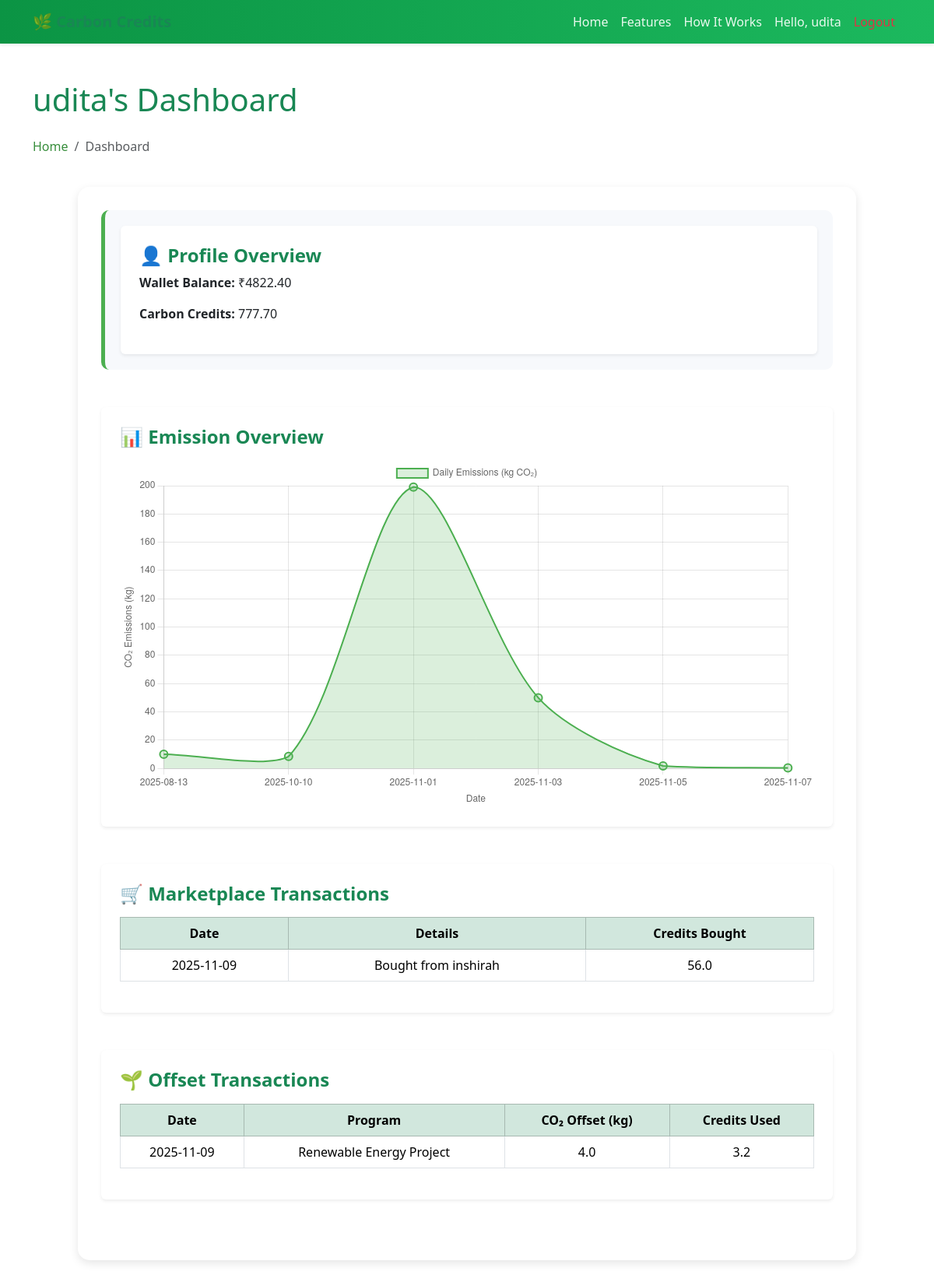
The page /dashboard (signed in) on the database its author committed.
### models.py (models this page shows)
class User(db.Model, UserMixin):
    id = db.Column(db.Integer, primary_key=True)
    username = db.Column(db.String(80), unique=True, nullable=False)
    password = db.Column(db.String(200), nullable=False)
    credits = db.Column(db.Float, default=1000.0)
    wallet_balance = db.Column(db.Float, default=5000.0)

class Transaction(db.Model):
    id = db.Column(db.Integer, primary_key=True)
    buyer_id = db.Column(db.Integer, db.ForeignKey("user.id"), nullable=False)
    seller_id = db.Column(db.Integer, db.ForeignKey("user.id"), nullable=False)
    credits_transferred = db.Column(db.Float, nullable=False)
    total_amount = db.Column(db.Float, nullable=False)
    created_at = db.Column(db.DateTime, default=datetime.utcnow)
    buyer = db.relationship("User", foreign_keys=[buyer_id], backref="purchases")
    seller = db.relationship("User", foreign_keys=[seller_id], backref="sales")

class OffsetTransaction(db.Model):
    id = db.Column(db.Integer, primary_key=True)
    user_id = db.Column(db.Integer, db.ForeignKey("user.id"), nullable=False)
    program_id = db.Column(db.Integer, db.ForeignKey("offset_program.id"), nullable=False)
    co2_offset = db.Column(db.Float, nullable=False)
    credits_used = db.Column(db.Float, nullable=False)
    created_at = db.Column(db.DateTime, default=datetime.utcnow)
    user = db.relationship("User", backref="offset_transactions")
    program = db.relationship("OffsetProgram", backref="transactions")

class OffsetProgram(db.Model):
    id = db.Column(db.Integer, primary_key=True)
    name = db.Column(db.String(100), nullable=False)
    description = db.Column(db.Text, nullable=False)
    rate_per_kg = db.Column(db.Float, nullable=False)  # credits required per kg CO2
    created_at = db.Column(db.DateTime, default=datetime.utcnow)
    image = db.Column(db.String(200), nullable=True)

### app.py (the view)
@app.route('/dashboard')
@login_required
def dashboard():
    user = current_user
    emission_records = (
    db.session.query(EmissionRecord.date, func.sum(EmissionRecord.emission_value))
    .filter(EmissionRecord.user_id == user.id)
    .group_by(EmissionRecord.date)
    .order_by(EmissionRecord.date.asc())
    .all()
)
    emission_data = [
        {"date": e[0].strftime("%Y-%m-%d"), "amount": round(e[1], 2)}
        for e in emission_records
]
    marketplace_transactions = (
        db.session.query(Transaction, User.username)
        .join(User, Transaction.seller_id == User.id)
        .filter(Transaction.buyer_id == user.id)
        .order_by(Transaction.created_at.desc())
        .all()
    )
    marketplace_data = [
        {
            "date": t.Transaction.created_at.strftime("%Y-%m-%d"),
            "program_name": f"Bought from {t.username}",
            "credits_used": t.Transaction.credits_transferred,
        }
        for t in marketplace_transactions
    ]
    offset_data = (
        db.session.query(OffsetTransaction, OffsetProgram)
        .join(OffsetProgram, OffsetTransaction.program_id == OffsetProgram.id)
        .filter(OffsetTransaction.user_id == user.id)
        .order_by(OffsetTransaction.created_at.desc())
        .all()
    )
    offset_transactions = [
        {
            "date": record.OffsetTransaction.created_at.strftime("%Y-%m-%d"),
            "program_name": record.OffsetProgram.name,
            "co2_offset": record.OffsetTransaction.co2_offset,
            "credits_spent": record.OffsetTransaction.credits_used,
        }
        for record in offset_data
    ]
    return render_template(
        'dashboard.html',
        user=user,
        emission_data=emission_data,
        marketplace_transactions=marketplace_data,
        offset_transactions=offset_transactions
    )

### app.py (called while the page is built)
@login_manager.user_loader
def load_user(user_id):
    return User.query.get(int(user_id))

### templates/dashboard.html (shortened to what this page needs)
{% extends "base.html" %}
{% block content %}
<div class="container my-5">
    <h1 class="text-success mb-4">{{ user.username }}'s Dashboard</h1>
    <nav aria-label="breadcrumb">
        <ol class="breadcrumb">
            <li class="breadcrumb-item"><a href="{{ url_for('home') }}">Home</a></li>
            <li class="breadcrumb-item active" aria-current="page">Dashboard</li>
        </ol>
    </nav>
    <div class="dashboard-container">
        <section class="profile-card mb-5">
            <div class="card shadow-sm border-0 p-4">
                <h4 class="fw-bold text-success">👤 Profile Overview</h4>
                <p><strong>Wallet Balance:</strong> ₹{{ "%.2f"|format(user.wallet_balance) }}</p>
                <p><strong>Carbon Credits:</strong> {{ "%.2f"|format(user.credits) }}</p>
            </div>
        </section>
        <section class="graph-section mb-5">
            <div class="card shadow-sm border-0 p-4">
                <h4 class="fw-bold text-success mb-3">📊 Emission Overview</h4>
                {% if emission_data %}
                    <canvas id="emissionChart"></canvas>
                {% else %}
                    <p class="text-muted">No emission data recorded yet.</p>
                {% endif %}
            </div>
        </section>
        <section class="table-section mb-5">
            <div class="card shadow-sm border-0 p-4">
                <h4 class="fw-bold text-success mb-3">🛒 Marketplace Transactions</h4>
                {% if marketplace_transactions %}
                    <div class="table-responsive">
                        <table class="table table-bordered align-middle">
                            <thead class="table-success">
                                <tr>
                                    <th>Date</th>
                                    <th>Details</th>
                                    <th>Credits Bought</th>
                                </tr>
                            </thead>
                            <tbody>
                                {% for t in marketplace_transactions %}
                                <tr>
                                    <td>{{ t.date }}</td>
                                    <td>{{ t.program_name }}</td>
                                    <td>{{ t.credits_used }}</td>
                                </tr>
                                {% endfor %}
                            </tbody>
                        </table>
                    </div>
                {% else %}
                    <p class="text-muted">No marketplace transactions yet.</p>
                {% endif %}
            </div>
        </section>
        <section class="table-section mb-5">
            <div class="card shadow-sm border-0 p-4">
                <h4 class="fw-bold text-success mb-3">🌱 Offset Transactions</h4>
                {% if offset_transactions %}
                    <div class="table-responsive">
                        <table class="table table-bordered align-middle">
                            <thead class="table-success">
                                <tr>
                                    <th>Date</th>
                                    <th>Program</th>
                                    <th>CO₂ Offset (kg)</th>
                                    <th>Credits Used</th>
                                </tr>
                            </thead>
                            <tbody>
                                {% for o in offset_transactions %}
                                <tr>
                                    <td>{{ o.date }}</td>
                                    <td>{{ o.program_name }}</td>
                                    <td>{{ o.co2_offset }}</td>
                                    <td>{{ o.credits_spent }}</td>
                                </tr>
                                {% endfor %}
                            </tbody>
                        </table>
                    </div>
                {% else %}
                    <p class="text-muted">No offset transactions recorded yet.</p>
                {% endif %}
            </div>
        </section>
    </div>
</div>
<script>
    {% if emission_data %}
    const ctx = document.getElementById('emissionChart').getContext('2d');
    const emissionChart = new Chart(ctx, {
        type: 'line',
        data: {
            labels: {{ emission_data | map(attribute='date') | list | tojson }},
            datasets: [{
                label: 'Daily Emissions (kg CO₂)',
                data: {{ emission_data | map(attribute='amount') | list | tojson }},
                borderColor: '#4CAF50',
                backgroundColor: 'rgba(76, 175, 80, 0.2)',
                borderWidth: 2,
                fill: true,
                tension: 0.3,
                pointRadius: 5,
                pointHoverRadius: 7
            }]
        },
        options: {
            responsive: true,
            scales: {
                x: {
                    title: { display: true, text: 'Date' }
                },
                y: {
                    title: { display: true, text: 'CO₂ Emissions (kg)' },
                    beginAtZero: true
                }
            }
        }
    });
    {% endif %}
</script>
{% endblock %}

### templates/base.html (shortened to what this page needs)
<!DOCTYPE html>
<html lang="en">
<head>
    <link rel="stylesheet" href="{{ url_for('static', filename='style.css') }}">
    <link href="https://cdn.jsdelivr.net/npm/bootstrap@5.3.2/dist/css/bootstrap.min.css" rel="stylesheet">
    <link rel="stylesheet" href="https://use.fontawesome.com/releases/v5.11.2/css/all.css">
</head>
<body>
    <nav class="navbar navbar-expand-lg navbar-light bg-light sticky-top shadow-sm">
        <div class="container">
            <a class="navbar-brand fw-bold text-success" href="{{ url_for('home') }}">🌿 Carbon Credits</a>
            <div class="collapse navbar-collapse justify-content-end" id="navbarNav">
                <ul class="navbar-nav">
                    <li class="nav-item"><a class="nav-link" href="{{ url_for('home') }}">Home</a></li>
                    <li class="nav-item"><a class="nav-link" href="#features">Features</a></li>
                    <li class="nav-item"><a class="nav-link" href="#how">How It Works</a></li>
                    {% if current_user.is_authenticated %}
                        <li class="nav-item"><a class="nav-link">Hello, {{ current_user.username }}</a></li>
                        <li class="nav-item"><a class="nav-link text-danger" href="{{ url_for('logout') }}">Logout</a></li>
                    {% else %}
                        <li class="nav-item"><a class="nav-link" data-bs-toggle="modal" data-bs-target="#loginModal">Login</a></li>
                        <li class="nav-item"><a class="nav-link" data-bs-toggle="modal" data-bs-target="#signupModal">Sign Up</a></li>
                    {% endif %}
                </ul>
            </div>
        </div>
    </nav>
    {% block content %}{% endblock %}
</body>
</html>

### static/style.css (style rules this page uses)
body { font-family: "Poppins", sans-serif; background-color: #f8f9fa; color: #333; margin: 0; padding: 0; }
.navbar { background: linear-gradient(90deg, #0b9444, #1cb95e); padding: 0.8rem 1.5rem; }
.navbar-brand { font-weight: 700; font-size: 1.5rem; color: #fff !important; }
.nav-link { color: #e9f9ee !important; font-weight: 500; transition: color 0.3s ease; }
.breadcrumb { background: none; margin: 1rem 0; }
.breadcrumb-item a { color: #0b9444; text-decoration: none; }
.breadcrumb-item.active { color: #666; }
.dashboard-container { max-width: 1000px; margin: 40px auto; background: #ffffff; padding: 30px; border-radius: 15px; box-shadow: 0 4px 12px rgba(0, 0, 0, 0.1); }
.profile-card { background: #f7f9fc; border-left: 5px solid #4CAF50; padding: 20px; border-radius: 10px; margin-bottom: 30px; }
.graph-section { margin-bottom: 40px; }
.table-section { margin-bottom: 40px; }
.table-section table { width: 100%; border-collapse: collapse; background: #fff; }
.table-section th, .table-section td { padding: 12px 15px; border-bottom: 1px solid #ddd; text-align: center; }
.table-section th { background: #4CAF50; color: #fff; font-weight: 600; }
.breadcrumb { background: none; font-weight: 500; }
.breadcrumb-item a { color: #388e3c; text-decoration: none; }
.breadcrumb-item.active { color: #2e7d32; }
.card { border-radius: 15px; transition: transform 0.2s ease, box-shadow 0.2s ease; }

### rows shown on the page
User: username "udita", wallet_balance "4822.40", credits "777.70"
Transaction: date "2025-11-09", program_name "Bought from inshirah", credits_used "56.0"
OffsetTransaction: date "2025-11-09", program_name "Renewable Energy Project", co2_offset "4.0", credits_spent "3.2"

### other values the page prints
chart data {{ emission_data | map(attribute='date') | list | tojson }} ["2025-08-13", "2025-10-10", "2025-11-01", "2025-11-03", "2025-11-05", "2025-11-07"]
chart data {{ emission_data | map(attribute='amount') | list | tojson }} [10.0, 8.5, 199.02, 50.0, 1.8, 0.4]
